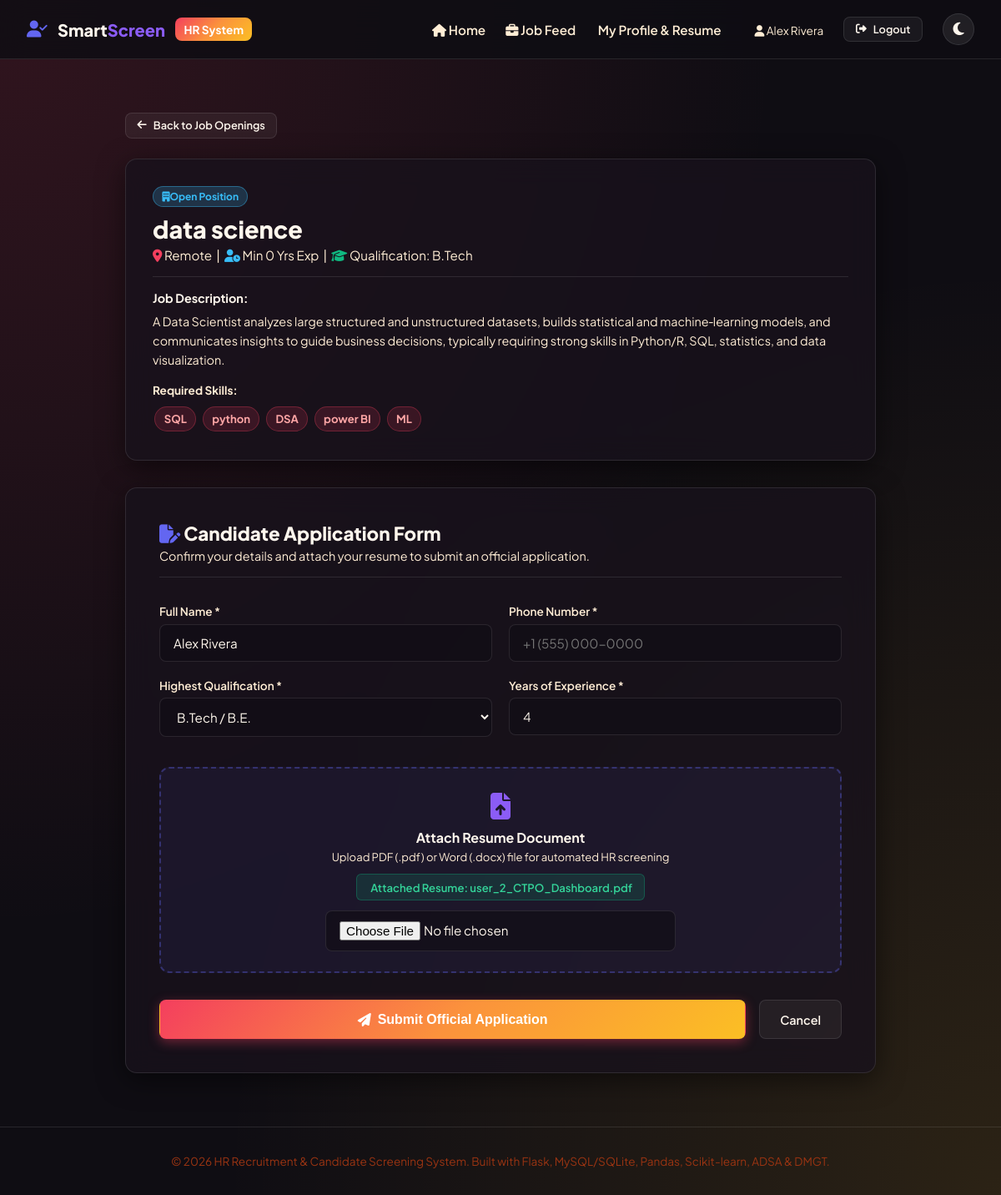
/candidate/apply/4 (signed in), run on the app's committed database.
### models/user.py (models this page shows, shortened)
class CandidateProfile(db.Model):
    __tablename__ = 'candidate_profiles'
    id = db.Column(db.Integer, primary_key=True)
    user_id = db.Column(db.Integer, db.ForeignKey('users.id', ondelete='CASCADE'), nullable=False, unique=True)
    full_name = db.Column(db.String(100), nullable=False)
    phone = db.Column(db.String(20), nullable=True)
    education = db.Column(db.String(100), nullable=True)
    experience_years = db.Column(db.Integer, default=0)
    resume_filename = db.Column(db.String(255), nullable=True)
    resume_text = db.Column(db.Text, nullable=True)
    created_at = db.Column(db.DateTime, default=datetime.utcnow)
    skills = db.relationship('Skill', secondary='candidate_skills', backref=db.backref('candidates', lazy='dynamic'))
    applications = db.relationship('Application', backref='candidate', cascade='all, delete-orphan')

### models/job.py (models this page shows, shortened)
class Job(db.Model):
    __tablename__ = 'jobs'
    id = db.Column(db.Integer, primary_key=True)
    hr_id = db.Column(db.Integer, db.ForeignKey('users.id', ondelete='CASCADE'), nullable=False)
    title = db.Column(db.String(150), nullable=False)
    description = db.Column(db.Text, nullable=False)
    required_skills_text = db.Column(db.Text, nullable=False)
    min_qualification = db.Column(db.String(100), nullable=False)
    min_experience_years = db.Column(db.Integer, default=0, nullable=False)
    location = db.Column(db.String(100), default='Remote')
    status = db.Column(db.String(20), default='Open') # 'Open' or 'Closed'
    created_at = db.Column(db.DateTime, default=datetime.utcnow)
    hr = db.relationship('User', backref=db.backref('jobs_posted', lazy=True))
    skills = db.relationship('Skill', secondary=job_skills, backref=db.backref('jobs', lazy='dynamic'))
    applications = db.relationship('Application', backref='job', cascade='all, delete-orphan')
    def get_skill_names(self):
        if self.skills:
            return [s.name for s in self.skills]
        return [s.strip() for s in self.required_skills_text.split(',') if s.strip()]

class Skill(db.Model):
    __tablename__ = 'skills'
    id = db.Column(db.Integer, primary_key=True)
    name = db.Column(db.String(80), unique=True, nullable=False, index=True)
    category = db.Column(db.String(50), default='Technical')

### routes/candidate.py (the view, shortened to what this page needs)
@candidate_bp.route('/apply/<int:job_id>', methods=['GET', 'POST'])
@candidate_required
def apply_job(job_id):
    job = Job.query.get_or_404(job_id)
    cand_profile = CandidateProfile.query.filter_by(user_id=session['user_id']).first()
    existing_app = Application.query.filter_by(job_id=job.id, candidate_id=cand_profile.id).first()
    if existing_app:
        flash(f'You have already submitted an application for "{job.title}".', 'info')
        return redirect(url_for('candidate.dashboard'))
    return render_template('candidate/apply.html', job=job, profile=cand_profile)

### templates/candidate/apply.html (shortened to what this page needs)
{% extends "base.html" %}
{% block content %}
<div style="max-width: 900px; margin: 2rem auto;">
    <div style="margin-bottom: 1.5rem;">
        <a href="{{ url_for('candidate.dashboard') }}" class="btn btn-secondary btn-sm">
            <i class="fa-solid fa-arrow-left"></i> Back to Job Openings
        </a>
    </div>
    <div class="glass-panel" style="padding: 2rem; margin-bottom: 2rem;">
        <div style="display: flex; justify-content: space-between; align-items: flex-start; gap: 1rem; margin-bottom: 1rem;">
            <div>
                <span class="badge badge-info" style="margin-bottom: 0.5rem;"><i class="fa-solid fa-building"></i> Open Position</span>
                <h1 style="font-size: 1.8rem; font-weight: 800;">{{ job.title }}</h1>
                <div style="color: var(--text-secondary); font-size: 0.95rem; margin-top: 0.25rem;">
                    <i class="fa-solid fa-location-dot" style="color: #f43f5e;"></i> {{ job.location }} &nbsp;|&nbsp;
                    <i class="fa-solid fa-user-clock" style="color: #38bdf8;"></i> Min {{ job.min_experience_years }} Yrs Exp &nbsp;|&nbsp;
                    <i class="fa-solid fa-graduation-cap" style="color: #10b981;"></i> Qualification: {{ job.min_qualification }}
                </div>
            </div>
        </div>
        <div style="margin-top: 1rem; padding-top: 1rem; border-top: 1px solid var(--border-color);">
            <strong style="font-size: 0.9rem; color: var(--text-primary); display: block; margin-bottom: 0.5rem;">Job Description:</strong>
            <p style="color: var(--text-secondary); font-size: 0.9rem; line-height: 1.6; white-space: pre-wrap;">{{ job.description }}</p>
        </div>
        <div style="margin-top: 1rem;">
            <strong style="font-size: 0.85rem; color: var(--text-secondary); display: block; margin-bottom: 0.5rem;">Required Skills:</strong>
            <div>
                {% for sname in job.get_skill_names() %}
                    <span class="badge badge-skill" style="padding: 0.35rem 0.65rem; font-size: 0.82rem;">{{ sname }}</span>
                {% endfor %}
            </div>
        </div>
    </div>
    <div class="glass-panel" style="padding: 2.5rem;">
        <div style="margin-bottom: 2rem; border-bottom: 1px solid var(--border-color); padding-bottom: 1rem;">
            <h2 style="font-size: 1.4rem; font-weight: 800;">
                <i class="fa-solid fa-file-pen" style="color: #6366f1;"></i> Candidate Application Form
            </h2>
            <p style="color: var(--text-secondary); font-size: 0.9rem; margin-top: 0.25rem;">Confirm your details and attach your resume to submit an official application.</p>
        </div>
        <form action="{{ url_for('candidate.apply_job', job_id=job.id) }}" method="POST" enctype="multipart/form-data">
            <div style="display: grid; grid-template-columns: 1fr 1fr; gap: 1.25rem;">
                <div class="form-group">
                    <label class="form-label" for="full_name">Full Name *</label>
                    <input type="text" id="full_name" name="full_name" class="form-control" value="{{ profile.full_name if profile else '' }}" required>
                </div>
                <div class="form-group">
                    <label class="form-label" for="phone">Phone Number *</label>
                    <input type="text" id="phone" name="phone" class="form-control" placeholder="+1 (555) 000-0000" value="{{ profile.phone if profile else '' }}" required>
                </div>
            </div>
            <div style="display: grid; grid-template-columns: 1fr 1fr; gap: 1.25rem;">
                <div class="form-group">
                    <label class="form-label" for="education">Highest Qualification *</label>
                    <select id="education" name="education" class="form-control">
                        <option value="B.Tech" {{ 'selected' if profile and profile.education == 'B.Tech' else '' }}>B.Tech / B.E.</option>
                    </select>
                </div>
                <div class="form-group">
                    <label class="form-label" for="experience_years">Years of Experience *</label>
                    <input type="number" id="experience_years" name="experience_years" class="form-control" min="0" max="40" value="{{ profile.experience_years if profile else 0 }}" required>
                </div>
            </div>
            <div style="background: rgba(99, 102, 241, 0.08); border: 2px dashed rgba(99, 102, 241, 0.35); border-radius: 12px; padding: 1.5rem; text-align: center; margin-top: 1rem; margin-bottom: 1.5rem;">
                <div style="font-size: 2rem; color: #8b5cf6; margin-bottom: 0.5rem;">
                    <i class="fa-solid fa-file-arrow-up"></i>
                </div>
                <h4 style="font-size: 1rem; font-weight: 700; margin-bottom: 0.25rem;">Attach Resume Document</h4>
                <p style="color: var(--text-secondary); font-size: 0.82rem; margin-bottom: 0.75rem;">Upload PDF (.pdf) or Word (.docx) file for automated HR screening</p>
                {% if profile and profile.resume_filename %}
                    <div style="margin-bottom: 0.75rem; padding: 0.4rem 0.85rem; background: rgba(16, 185, 129, 0.15); border: 1px solid rgba(16, 185, 129, 0.3); border-radius: 6px; display: inline-block; color: #34d399; font-size: 0.82rem; font-weight: 600;">
                         Attached Resume: {{ profile.resume_filename }}
                    </div>
                {% endif %}
                <input type="file" name="resume_file" id="resume_file" accept=".pdf,.docx" class="form-control" style="max-width: 420px; margin: 0 auto;" {{ 'required' if not profile or not profile.resume_filename }}>
            </div>
            <div style="display: flex; gap: 1rem; margin-top: 2rem;">
                <button type="submit" class="btn btn-primary" style="flex: 1; padding: 0.85rem; font-size: 1rem;">
                    <i class="fa-solid fa-paper-plane"></i> Submit Official Application
                </button>
                <a href="{{ url_for('candidate.dashboard') }}" class="btn btn-secondary" style="padding: 0.85rem 1.5rem;">
                    Cancel
                </a>
            </div>
        </form>
    </div>
</div>
{% endblock %}

### templates/base.html (shortened to what this page needs)
<!DOCTYPE html>
<html lang="en">
<head>
    <link rel="stylesheet" href="https://cdnjs.cloudflare.com/ajax/libs/font-awesome/6.4.0/css/all.min.css">
    <link rel="stylesheet" href="{{ url_for('static', filename='css/main.css') }}">
</head>
<body>
    <nav class="navbar">
        <div class="nav-container">
            <a href="{{ url_for('index') }}" class="brand-logo">
                <i class="fa-solid fa-user-check" style="color: #6366f1;"></i>
                <span>Smart<span style="color: #8b5cf6;">Screen</span></span>
                <span class="brand-badge">HR System</span>
            </a>
            <ul class="nav-links">
                <li><a href="{{ url_for('index') }}" class="nav-link"><i class="fa-solid fa-house"></i> Home</a></li>
                {% if role == 'hr' %}
                    <li><a href="{{ url_for('hr.dashboard') }}" class="nav-link"><i class="fa-solid fa-chart-line"></i> HR Dashboard</a></li>
                    <li><a href="{{ url_for('hr.job_create') }}" class="nav-link"><i class="fa-solid fa-plus-circle"></i> Create Job</a></li>
                    <li style="margin-left: 1rem;">
                        <span style="font-size: 0.85rem; color: var(--text-secondary);"><i class="fa-solid fa-user-tie"></i> {{ full_name }}</span>
                    </li>
                    <li><a href="{{ url_for('auth.logout') }}" class="btn btn-secondary btn-sm"><i class="fa-solid fa-right-from-bracket"></i> Logout</a></li>
                {% elif role == 'candidate' %}
                    <li><a href="{{ url_for('candidate.dashboard') }}" class="nav-link"><i class="fa-solid fa-briefcase"></i> Job Feed</a></li>
                    <li><a href="{{ url_for('candidate.profile') }}" class="nav-link"> My Profile & Resume</a></li>
                    <li style="margin-left: 1rem;">
                        <span style="font-size: 0.85rem; color: var(--text-secondary);"><i class="fa-solid fa-user"></i> {{ full_name }}</span>
                    </li>
                    <li><a href="{{ url_for('auth.logout') }}" class="btn btn-secondary btn-sm"><i class="fa-solid fa-right-from-bracket"></i> Logout</a></li>
                {% else %}
                    <li><a href="{{ url_for('auth.hr_login') }}" class="btn btn-secondary btn-sm"><i class="fa-solid fa-user-shield"></i> HR Portal</a></li>
                    <li><a href="{{ url_for('auth.candidate_login') }}" class="btn btn-primary btn-sm"><i class="fa-solid fa-user-graduate"></i> Candidate Portal</a></li>
                {% endif %}
                <li>
                    <button id="theme-toggle" class="theme-toggle-btn" aria-label="Toggle Theme" title="Toggle Light/Dark Mode">
                        <i id="theme-icon" class="fa-solid fa-moon"></i>
                    </button>
                </li>
            </ul>
        </div>
    </nav>
    <main class="main-content">
        {% block content %}{% endblock %}
    </main>
    <footer>
        <div style="max-width: 1400px; margin: 0 auto;">
            <p>&copy; 2026 HR Recruitment & Candidate Screening System. Built with Flask, MySQL/SQLite, Pandas, Scikit-learn, ADSA & DMGT.</p>
        </div>
    </footer>
</body>
</html>

### data on the page
CandidateProfile: full_name "Alex Rivera", experience_years "4", resume_filename "user_2_CTPO_Dashboard.pdf"
Job: title "data science", location "Remote", min_experience_years "0", min_qualification "B.Tech", description "A Data Scientist analyzes large structured and unstructured datasets, builds statistical and machine‑learning models, and communicates insights to guide business decisions, typically requiring strong skills in Python/R, SQL, statistics, and data visualization."
Skill: name "SQL"
Skill: name "python"
Skill: name "DSA"
Skill: name "power BI"
Skill: name "ML"
